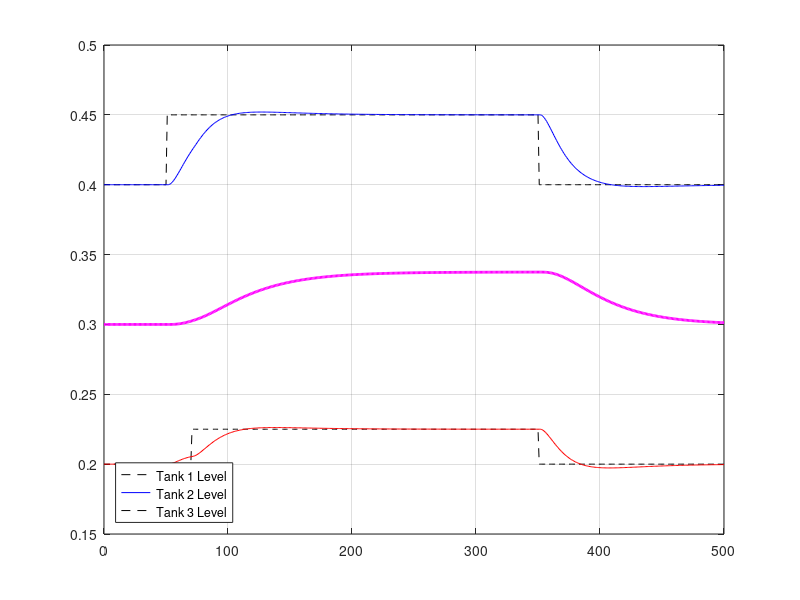

This figure's MATLAB source: (Note: this script raises an error after producing the figure.)
load('stealth_att_fig')
formatSpec = '%f';
fsz = 10;
% No_attack
h1=figure(1)
set(gca, 'FontSize', fsz, 'LineWidth', 1.5); 
plot(n,abs_inp_ref(1,1:length(n)),'k--',...
     n,no_attack(1,1:length(n)),'b',...
     n,abs_inp_ref(2,1:length(n)),'k--',...
     n,no_attack(2,1:length(n)),'r',...
     n,no_attack(3,1:length(n)),'m',...
     'LineWidth',2),grid
 
g = legend('Tank 1 Level','Tank 2 Level','Tank 3 Level','Location','southwest');
g.FontSize = 14;
grid on
axis([20 500 0 0.5])
grid on;
xlabel('Time (s)')
ylabel('Tank 1 Level (m)')
title('Matlab Simulation: Plant Behavior Without Attacks');
matlab2tikz('graficas/tikz/fran_no_attack.tikz', 'showInfo', false, 'parseStrings', false, 'standalone', false, 'height', '\figureheight', 'width', '\figurewidth');
matlab2tikz('graficas/tikz/std_fran_no_attack.tikz', 'showInfo', false, 'parseStrings', false, 'standalone', true, 'height', '\figureheight', 'width', '\figurewidth');
 
% Stealth attack without defense
h2=figure(2), 
plot(n,abs_inp_ref(1,1:length(n)),'k--',...
     n,s_attack(1,1:length(n)),'b',...
     n,abs_inp_ref(2,1:length(n)),'k--',...
     n,s_attack(2,1:length(n)),'r',...
     n,s_attack(3,1:length(n)),'m',...
     'LineWidth',2),grid
 
g = legend('Tank 1 Level','Tank 2 Level','Tank 3 Level','Location','southwest');
g.FontSize = 14;
grid on
axis([20 500 0 0.5])
grid on;
xlabel('Time (s)')
ylabel('Tank 1 Level (m)')
title('Matlab Simulation: Plant Behavior With Stealth Attack without Defense');
matlab2tikz('graficas/tikz/fran_diff_no_def.tikz', 'showInfo', false, 'parseStrings', false, 'standalone', false, 'height', '\figureheight', 'width', '\figurewidth');
matlab2tikz('graficas/tikz/std_fran_diff_no_def.tikz', 'showInfo', false, 'parseStrings', false, 'standalone', true, 'height', '\figureheight', 'width', '\figurewidth');

% Stealth attack with defense
h3=figure(3)
plot(n,abs_inp_ref(1,1:length(n)),'k--',...
     n,s_attack_d(1,1:length(n)),'b',...
     n,abs_inp_ref(2,1:length(n)),'k--',...
     n,s_attack_d(2,1:length(n)),'r',...
     n,s_attack(3,1:length(n)),'m',...
     'LineWidth',2),grid 
 g = legend('Tank 1 Level','Tank 2 Level','Tank 3 Level','Location','southwest');
g.FontSize = 14;
grid on
axis([20 500 0 0.5])
grid on;
xlabel('Time (s)')
ylabel('Tank 1 Level (m)')
title('Matlab Simulation: Plant Behavior With Stealth Attack with Defense');
matlab2tikz('graficas/tikz/fran_diff_def.tikz', 'showInfo', false, 'parseStrings', false, 'standalone', false, 'height', '\figureheight', 'width', '\figurewidth');
matlab2tikz('graficas/tikz/std_fran_diff_def.tikz', 'showInfo', false, 'parseStrings', false, 'standalone', true, 'height', '\figureheight', 'width', '\figurewidth');

